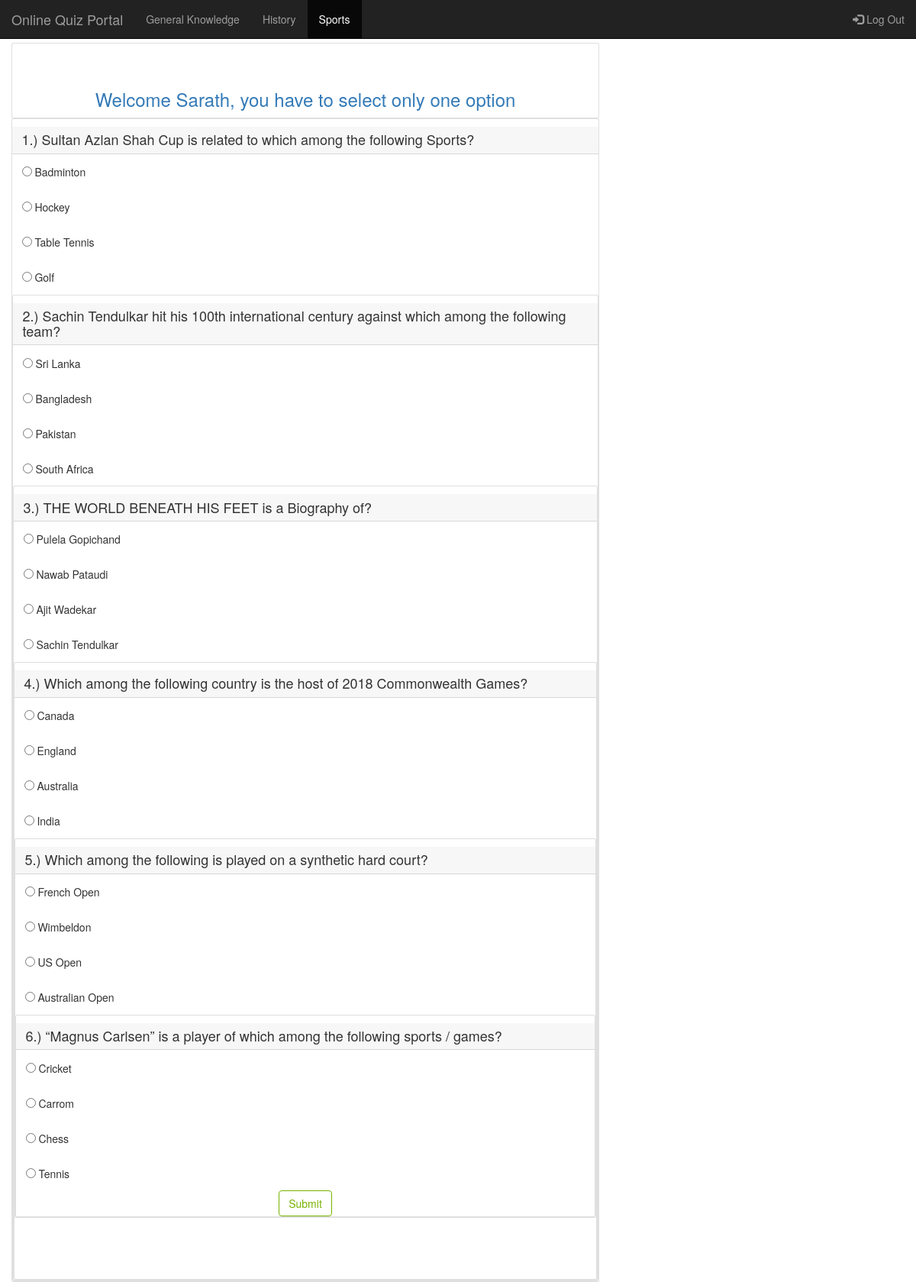
The page /sportquiz.php (signed in) on the database its author committed.
### tables this page shows
CREATE TABLE `questions` (
  `qid` int(11) NOT NULL,
  `question` varchar(250) NOT NULL,
  `ans_id` int(11) NOT NULL,
  `cid` int(11) NOT NULL
);

CREATE TABLE `answers` (
  `aid` int(11) NOT NULL,
  `answer` varchar(250) NOT NULL,
  `qid` int(11) NOT NULL,
  `cid` int(11) NOT NULL
);

### sportquiz.php (the view, shortened to what this page needs)
<?php
  $con = mysqli_connect('localhost', 'root');
  mysqli_select_db($con, 'multi_login');
?>
<!DOCTYPE html>
<html lang="en" dir="ltr">
  <head>
    <link rel="stylesheet" href="https://maxcdn.bootstrapcdn.com/bootstrap/3.4.0/css/bootstrap.min.css">
  </head>
  <body>
    <?php if(isset($_SESSION['success'])) : ?>
      <div class="error success">
        <h3>
        </h3>
      </div>
    <?php endif ?>
    <nav class="navbar navbar-inverse navbar-fixed-top">
      <div class="container-fluid">
        <div class="navbar-header">
          <a class="navbar-brand" href="#">Online Quiz Portal</a>
        </div>
        <ul class="nav navbar-nav">
          <li><a href="index.php">General Knowledge</a></li>
          <li><a href="hisquiz.php">History</a></li>
          <li class="active"><a href="#">Sports</a></li>
        </ul>
        <ul class="nav navbar-nav navbar-right">
          <li><a href="mainpage.php?logout='1'"><span class="glyphicon glyphicon-log-in"></span> Log Out</a></li>
        </ul>
      </div>
    </nav>
    <div class="col-lg-8 m-auto d-block">
      <div class="card">
        <br>
        <br>
        <h3 class="text-center text-primary"> Welcome <?php echo $_SESSION['user']['username']; ?>, you have to select only one option </h3>
      </div>
      <form action="checked.php" method="post">
        <?php
          $query = "SELECT * FROM variables WHERE id=1";
          $res = mysqli_query($con, $query);
          $var = mysqli_fetch_assoc($res);
          $tq3 = $var['totalq3'];
          for($i = 1; $i < $tq3; $i++) {
          $q = "SELECT * FROM questions where qid=$i and cid=3";
          $query = mysqli_query($con, $q);
          while($rows = mysqli_fetch_array($query)) {
        ?>
        <div class="card">
            <h4 class="card-header"><?php echo $i . ".) " . $rows['question'] ?> </h4>
            <?php
              $q = "SELECT * FROM answers where qid=$i and cid=3";
              $query = mysqli_query($con, $q);
              while($rows = mysqli_fetch_array($query)) {
            ?>
            <div class="card-body">
              <input type="radio" name="quizcheck[<?php echo $rows['qid']; ?>]" value="<?php echo $rows['aid']; ?>">
              <?php echo $rows['answer']; ?>
            </div>
          <?php
        }
        }
            }
          ?>
          <input type="submit" name="submit3" value="Submit" class="btn btn-outline-success m-auto d-block">
        </div>
      </form>
    </div>
    <br><br><br><br>
  </body>
</html>

### sportquiz.php (style rules this page uses)
.m-auto { margin: auto !important; }
.d-block { display: block !important; }
.card { position: relative; display: -ms-flexbox; display: flex; -ms-flex-direction: column; flex-direction: column; min-width: 0; word-wrap: break-word; background-color: #fff; background-clip: border-box; border: 1px solid rgba(0, 0, 0, 0.125); border-radius: 0.25rem; }
.card-header { padding: 0.75rem 1.25rem; margin-bottom: 0; background-color: rgba(0, 0, 0, 0.03); border-bottom: 1px solid rgba(0, 0, 0, 0.125); }
.card-body { -ms-flex: 1 1 auto; flex: 1 1 auto; padding: 1.25rem; }
.btn-outline-success { background: #fff; color: #77B300; border-color: #77B300; }

### rows shown on the page
questions: question "Sultan Azlan Shah Cup is related to which among the following Sports?"
answers: answer "Badminton"
answers: answer "Hockey"
answers: answer "Table Tennis"
answers: answer "Golf"
questions: question "Sachin Tendulkar hit his 100th international century against which among the following team?"
answers: answer "Sri Lanka"
answers: answer "Bangladesh"
answers: answer "Pakistan"
answers: answer "South Africa"
questions: question "THE WORLD BENEATH HIS FEET is a Biography of?"
answers: answer "Pulela Gopichand"
answers: answer "Nawab Pataudi"
answers: answer "Ajit Wadekar"
answers: answer "Sachin Tendulkar"
questions: question "Which among the following country is the host of 2018 Commonwealth Games?"
answers: answer "Canada"
answers: answer "England"
answers: answer "Australia"
answers: answer "India"
questions: question "Which among the following is played on a synthetic hard court?"
answers: answer "French Open"
answers: answer "Wimbeldon"
answers: answer "US Open"
answers: answer "Australian Open"
questions: question "“Magnus Carlsen” is a player of which among the following sports / games?"
answers: answer "Cricket"
answers: answer "Carrom"
answers: answer "Chess"
answers: answer "Tennis"

### other values the page prints
$_SESSION['user']['username'] "Sarath"
